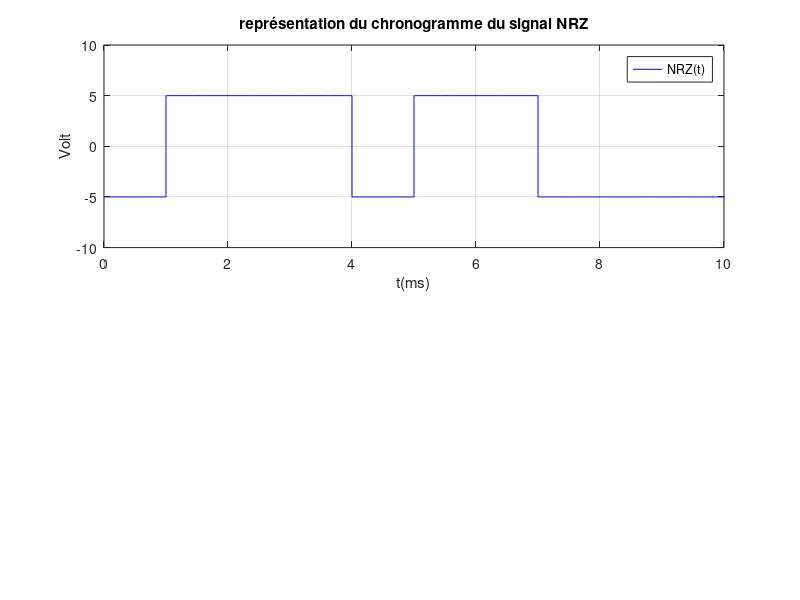

Source code (MATLAB): (Note: this script raises an error after producing the figure.)
%% Programme du codage BdB NRZ Bipolaire

%% Remise à zéro du contexte
clear;
clc;
close all;

%% Définition des variables
D=1000;                 % Débit en bits/s
Nech_bit=40;            % Nombre d'échantillons par symbole; doit être pair.
fe=D*Nech_bit;          % Fréquence d'échantillonnage.

Te=1/fe;                % Période d'échantillonnage
Tb=1/D;                 % Durée d'un bit

data=[0 1 1 1 0 1 1 0 0 0 0 0 0 0  1 0 ];  % Séquence utilisateur de 10 bits
data=[data randi([0 1],1,10000)];   % Ajoute 10000 bits aléatoires après la séquence utilisateur

Nb=size(data,2);        % Nombre de bits à transmettre
Nech=Nech_bit*Nb;       % Nombre total d'échantillons

Tmax=Nb*Tb;             % Durée de la trame
t=0:Te:Tmax-Te;         % Vecteur temps constitué de Ns*Nb échantilllons     


%% Création du signal NRZ
signal_NRZ=[];             %initialisation du signal codé en NRZ
symbole_1=5*ones(1,Nech_bit); % Dans le cas ou on a un bit de '1' on a une amplitude de 5V, on envoit donc une suite de 1 (ones)
symbole_0=-5*ones(1,Nech_bit); % Dans le cas ou on a un bit de '0' on a une amplitude de -5V, on envoit donc une suite de 1 (ones)

for n=1:Nb      %codage des différents bits
     if (data(n)==1)
        signal_NRZ=[signal_NRZ symbole_1];
     else
        signal_NRZ=[signal_NRZ symbole_0];
     end
    
end   


%% Affichage du chronogramme du signal NRZ
subplot(2,1,1)
stairs(t*1000,signal_NRZ,"b"); %t en ms
title('représentation du chronogramme du signal NRZ')
xlabel('t(ms)')
ylabel('Volt')
legend('NRZ(t)')
axis([0 1000*10/D -10 10])  %affichage de 10 symboles
grid on

%% Calcul puis affichage du spectre su signal NRZ 
[X f]=spectre(signal_NRZ,fe,Nech);
subplot(2,1,2);
plot(f,X,"b");
title('Spectre en amplitude du signal codé en NRZ')
xlabel('f(Hz)')
ylabel('dBV')
legend('|NRZ(f)|')
axis([0 4*D -60 0])  %affichage entre 0 et 2*D (Hz)
grid on

